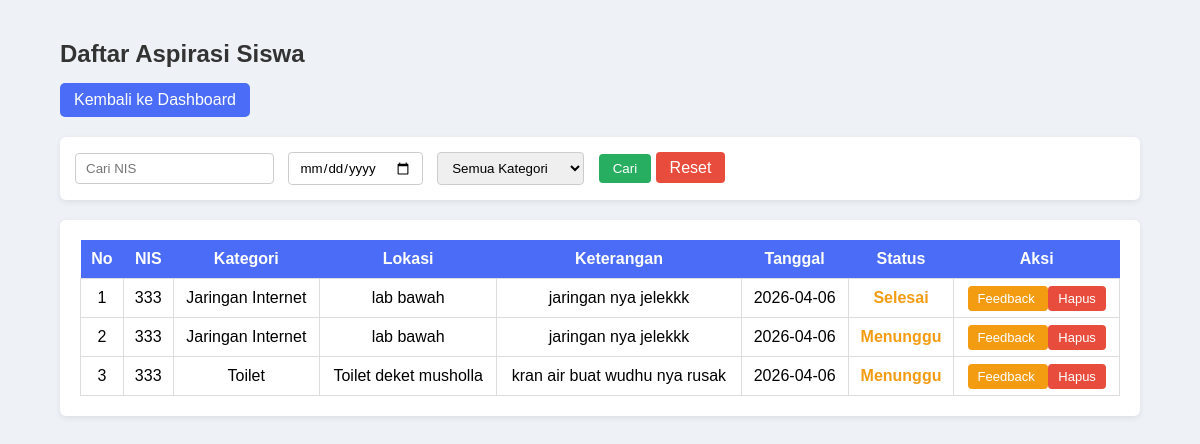
Page /admin/data-aspirasi.php?nis=333 (signed in) on the committed database.
### tables this page shows
CREATE TABLE `aspirasi` (
  `id_aspirasi` int(11) NOT NULL,
  `status` enum('menunggu','proses','selesai') NOT NULL,
  `id_pelaporan` int(5) NOT NULL,
  `id_kategori` int(5) NOT NULL,
  `feedback` varchar(50) NOT NULL
);

CREATE TABLE `input_aspirasi` (
  `id_pelaporan` int(5) NOT NULL,
  `nis` varchar(20) NOT NULL,
  `id_kategori` int(5) NOT NULL,
  `lokasi` varchar(50) NOT NULL,
  `ket` varchar(50) NOT NULL,
  `tgl_input` date NOT NULL
);

CREATE TABLE `kategori` (
  `id_kategori` int(5) NOT NULL,
  `ket_kategori` varchar(30) NOT NULL
);

### admin/data-aspirasi.php (the view, shortened to what this page needs)
<?php
include "../db.php";
$nis      = isset($_GET['nis']) ? $_GET['nis'] : '';
$sql = "
SELECT
    input_aspirasi.*,
    aspirasi.status,
    kategori.ket_kategori
FROM input_aspirasi
LEFT JOIN aspirasi
    ON input_aspirasi.id_pelaporan = aspirasi.id_pelaporan
LEFT JOIN kategori
    ON input_aspirasi.id_kategori = kategori.id_kategori
WHERE 1=1
";
if($nis != ''){
    $sql .= " AND input_aspirasi.nis LIKE '%$nis%'";
}
$sql .= " ORDER BY input_aspirasi.id_pelaporan DESC";
$query = mysqli_query($koneksi, $sql);
?>
<!DOCTYPE html>
<html>
<head>
<link rel="stylesheet" href="../css/data-aspirasi.css">
</head>
<body>
<div class="wrapper">
<h2>Daftar Aspirasi Siswa</h2>
<a href="dashboard.php" class="btn-kembali">
Kembali ke Dashboard
</a>
<div class="filter-box">
<form method="GET">
<input
type="text"
name="nis"
placeholder="Cari NIS"
>
<input
type="date"
name="tanggal"
>
<select name="kategori">
<option value="">
Semua Kategori
</option>
</select>
<button type="submit" class="btn-cari">
Cari
</button>
<a href="data-aspirasi.php" class="btn-reset">
Reset
</a>
</form>
</div>
<div class="table-box">
<table>
<tr>
<th>No</th>
<th>NIS</th>
<th>Kategori</th>
<th>Lokasi</th>
<th>Keterangan</th>
<th>Tanggal</th>
<th>Status</th>
<th>Aksi</th>
</tr>
<?php
if(mysqli_num_rows($query) == 0){
?>
<tr>
<td colspan="8" class="kosong">
Belum ada data aspirasi
</td>
</tr>
<?php
}else{
$no = 1;
while($data = mysqli_fetch_assoc($query)){
?>
<tr>
<td><?php echo $no++; ?></td>
<td><?php echo $data['nis']; ?></td>
<td><?php echo $data['ket_kategori']; ?></td>
<td><?php echo $data['lokasi']; ?></td>
<td><?php echo $data['ket']; ?></td>
<td><?php echo $data['tgl_input']; ?></td>
<td class="status">
<?php echo $data['status'] ? ucfirst($data['status']) : 'Menunggu'; ?>
</td>
<td>
<a
href="feedback.php?id=<?php echo $data['id_pelaporan']; ?>"
class="btn-feedback"
>
Feedback
</a>
<a
href="hapus.php?id=<?php echo $data['id_pelaporan']; ?>"
class="btn-hapus"
onclick="return confirm('Yakin ingin hapus data?')"
>
Hapus
</a>
</td>
</tr>
<?php
}
?>
<?php
}
?>
</table>
</div>
</div>
</body>
</html>

### css/data-aspirasi.css (style rules this page uses)
* { margin:0; padding:0; box-sizing:border-box; font-family:Arial, Helvetica, sans-serif; }
body { background:#eef2f7; }
.wrapper { width:90%; max-width:1100px; margin:40px auto; }
h2 { margin-bottom:15px; color:#333; }
.btn-kembali { display:inline-block; padding:8px 14px; background:#4a6cf7; color:white; text-decoration:none; border-radius:5px; margin-bottom:20px; }
.filter-box { background:white; padding:15px; border-radius:6px; margin-bottom:20px; box-shadow:0 2px 6px rgba(0,0,0,0.08); }
.filter-box input, .filter-box select { padding:7px 10px; border:1px solid #ccc; border-radius:4px; margin-right:10px; }
.btn-cari { padding:7px 14px; border:none; background:#27ae60; color:white; border-radius:4px; cursor:pointer; }
.btn-reset { padding:7px 14px; background:#e74c3c; color:white; text-decoration:none; border-radius:4px; }
.table-box { background:white; padding:20px; border-radius:6px; box-shadow:0 2px 6px rgba(0,0,0,0.08); }
table { width:100%; border-collapse:collapse; }
table th { background:#4a6cf7; color:white; padding:10px; }
table td { border:1px solid #ddd; padding:10px; text-align:center; }
.status { font-weight:bold; color:#f39c12; }
.btn-feedback { background:#f39c12; color:white; padding:5px 10px; text-decoration:none; border-radius:4px; font-size:13px; }
.btn-hapus { background:#e74c3c; color:white; padding:5px 10px; text-decoration:none; border-radius:4px; font-size:13px; }

### rows in the picture
aspirasi: id_pelaporan.nis "333", kategori.ket_kategori "Jaringan Internet", id_pelaporan.lokasi "lab bawah", id_pelaporan.ket "jaringan nya jelekkk", id_pelaporan.tgl_input "2026-04-06", status "Selesai"
input_aspirasi: nis "333", id_kategori.ket_kategori "Jaringan Internet", lokasi "lab bawah", ket "jaringan nya jelekkk", tgl_input "2026-04-06", shows "Menunggu"
aspirasi: id_pelaporan.nis "333", kategori.ket_kategori "Toilet", id_pelaporan.lokasi "Toilet deket musholla", id_pelaporan.ket "kran air buat wudhu nya rusak", id_pelaporan.tgl_input "2026-04-06", status "Menunggu"
